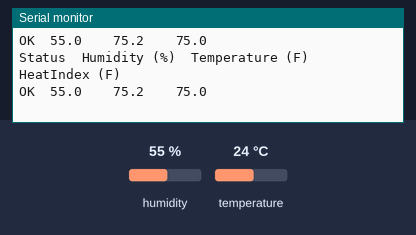
Simulated run of this sketch. Board: Arduino Uno, built with avr-gcc and run on an emulated ATmega328P. On the bench: the last lines printed to the serial monitor. The test bench sets the inputs (shaded band); at power-on: humidity 55 %, temperature 24 °C.

Above: at 2.8 s.
2.9 s: humidity set to 22 %
At 3.9 s:
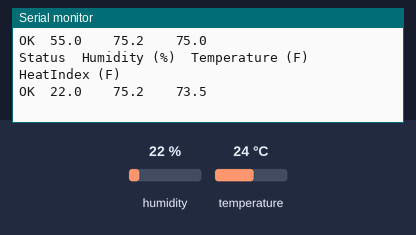
4.4 s: temperature set to 12 °C
At 5.5 s:
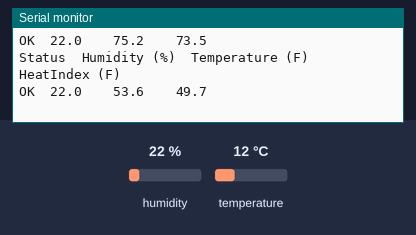
5.9 s: humidity set to 40 %
At 6.7 s:
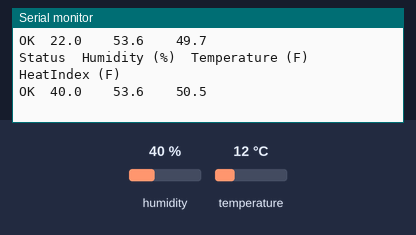
Timing chart, 0 to 8.9 s (numbered marks = the images above; inputs shaded):
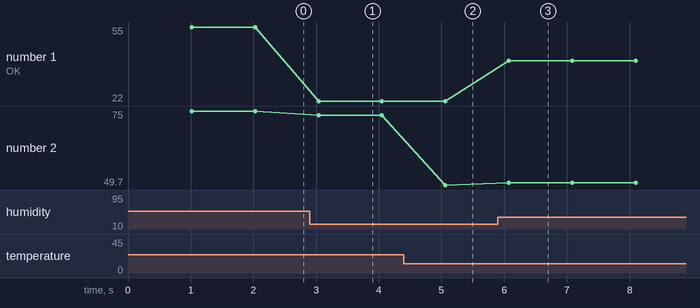

The sketch:

DHT11esp8266.ino
```cpp
/*
 * ESP8266 NodeMCU DHT11 - Humidity Temperature Sensor Example
 * https://circuits4you.com
 *
 * References
 * https://circuits4you.com/2017/12/31/nodemcu-pinout/
 *
 */

#include "DHTesp.h"

#define DHTpin 14    //D5 of NodeMCU is GPIO14

DHTesp dht;

void setup()
{
  Serial.begin(115200);
  Serial.println();
  Serial.println("Status\tHumidity (%)\tTemperature (C)\t(F)\tHeatIndex (C)\t(F)");

  // Autodetect is not working reliable, don't use the following line
  // dht.setup(17);

  // use this instead:
  dht.setup(DHTpin, DHTesp::DHT11); //for DHT11 Connect DHT sensor to GPIO 17
  //dht.setup(DHTpin, DHTesp::DHT22); //for DHT22 Connect DHT sensor to GPIO 17
}

void loop()
{
  delay(dht.getMinimumSamplingPeriod());

  float humidity = dht.getHumidity();
  float temperature = dht.getTemperature();

  Serial.println("Status\tHumidity (%)\tTemperature (F)\tHeatIndex (F)");
  Serial.print(dht.getStatusString());
  Serial.print("\t");
  Serial.print(humidity, 1);
  Serial.print("\t\t");
  Serial.print(dht.toFahrenheit(temperature), 1);
  Serial.print("\t\t");
  Serial.println(dht.computeHeatIndex(dht.toFahrenheit(temperature), humidity, true), 1);
}
```

Measured:
- after the input at 2.9 s, the serial monitor: prints a new line after 0.14 s (image 1)
- after the input at 4.4 s, the serial monitor: prints a new line after 0.66 s (image 2)
- after the input at 5.9 s, the serial monitor: prints a new line after 0.17 s (image 3)
- plotted number 1: 55 → 22 after the input at 2.9 s, 22 → 40 after the input at 5.9 s
- plotted number 2: 75 → 73.5 after the input at 2.9 s, 73.5 → 49.7 after the input at 4.4 s, 49.7 → 50.5 after the input at 5.9 s
